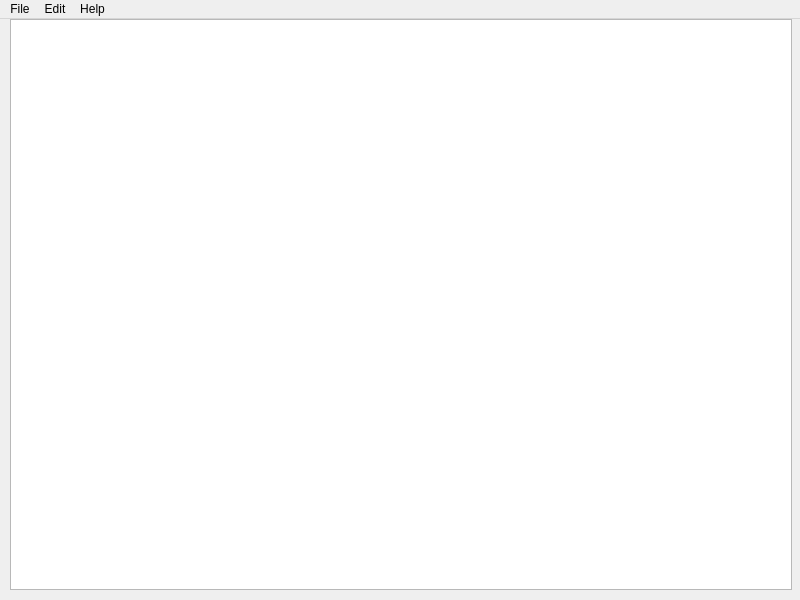
<?xml version="1.0" encoding="UTF-8"?>
<ui version="4.0">
 <class>MainWindow</class>
 <widget class="QMainWindow" name="MainWindow">
  <property name="geometry">
   <rect>
    <x>0</x>
    <y>0</y>
    <width>800</width>
    <height>600</height>
   </rect>
  </property>
  <property name="windowTitle">
   <string>TextEditor</string>
  </property>
  <property name="windowOpacity">
   <double>0.950000000000000</double>
  </property>
  <property name="tabShape">
   <enum>QTabWidget::Triangular</enum>
  </property>
  <widget class="QWidget" name="centralwidget">
   <widget class="QTextEdit" name="textEdit">
    <property name="geometry">
     <rect>
      <x>10</x>
      <y>0</y>
      <width>782</width>
      <height>571</height>
     </rect>
    </property>
    <property name="autoFillBackground">
     <bool>false</bool>
    </property>
   </widget>
  </widget>
  <widget class="QMenuBar" name="menubar">
   <property name="geometry">
    <rect>
     <x>0</x>
     <y>0</y>
     <width>800</width>
     <height>22</height>
    </rect>
   </property>
   <widget class="QMenu" name="menuFile">
    <property name="title">
     <string>File</string>
    </property>
    <addaction name="separator"/>
    <addaction name="actionNew"/>
    <addaction name="actionOpen"/>
    <addaction name="actionSave"/>
    <addaction name="actionExit"/>
   </widget>
   <widget class="QMenu" name="menuHelp">
    <property name="title">
     <string>Help</string>
    </property>
    <addaction name="separator"/>
    <addaction name="actionHelp"/>
   </widget>
   <widget class="QMenu" name="menuEdit">
    <property name="title">
     <string>Edit</string>
    </property>
    <addaction name="actionundo"/>
    <addaction name="actionRedo"/>
    <addaction name="actionCopy"/>
    <addaction name="actionPaste"/>
   </widget>
   <addaction name="menuFile"/>
   <addaction name="menuEdit"/>
   <addaction name="menuHelp"/>
  </widget>
  <action name="actionOpen">
   <property name="text">
    <string>Open</string>
   </property>
   <property name="shortcut">
    <string>Ctrl+O</string>
   </property>
  </action>
  <action name="actionSave">
   <property name="text">
    <string>Save</string>
   </property>
   <property name="shortcut">
    <string>Ctrl+S</string>
   </property>
  </action>
  <action name="actionNew">
   <property name="text">
    <string>New</string>
   </property>
   <property name="shortcut">
    <string>Ctrl+N</string>
   </property>
  </action>
  <action name="actionundo">
   <property name="text">
    <string>Undo</string>
   </property>
   <property name="shortcut">
    <string>Ctrl+Z</string>
   </property>
  </action>
  <action name="actionRedo">
   <property name="text">
    <string>Redo</string>
   </property>
   <property name="shortcut">
    <string>Ctrl+U</string>
   </property>
  </action>
  <action name="actionCopy">
   <property name="text">
    <string>Copy</string>
   </property>
   <property name="shortcut">
    <string>Ctrl+C</string>
   </property>
  </action>
  <action name="actionPaste">
   <property name="text">
    <string>Paste</string>
   </property>
   <property name="shortcut">
    <string>Ctrl+V</string>
   </property>
  </action>
  <action name="actionExit">
   <property name="text">
    <string>Exit</string>
   </property>
   <property name="shortcut">
    <string>Ctrl+E</string>
   </property>
  </action>
  <action name="actionHelp">
   <property name="text">
    <string>Help</string>
   </property>
   <property name="shortcut">
    <string>Ctrl+P</string>
   </property>
  </action>
 </widget>
 <resources/>
 <connections/>
</ui>
